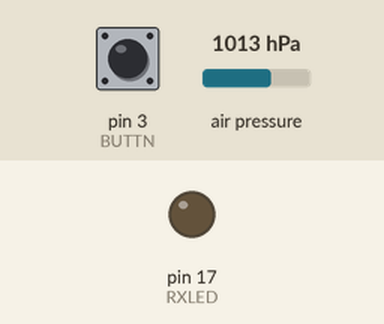
Simulated run of this sketch. Board: Arduino Uno, built with avr-gcc and run on an emulated ATmega328P. Shown: output pins drawn as LEDs (lit = HIGH). The test bench sets the inputs (shaded band); at power-on: pin 3 (BUTTN) HIGH, air pressure 1013 hPa. What the sketch prints to the serial monitor is not drawn.

Above: at 1.3 s.
1.4 s: pin 3 (BUTTN) pulled LOW for 0.15 s
At 2.5 s:
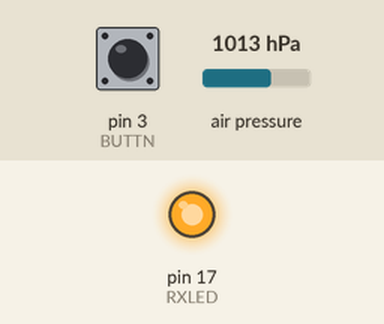
Timing chart, 0 to 4.4 s (numbered marks = the images above; inputs shaded):
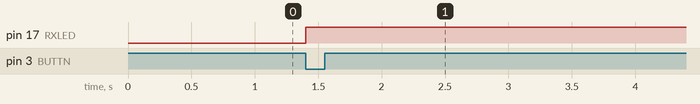

The sketch:

water-rocket.ino
```cpp
/*
 Name:		water-rocket.ino
 Created:	6/9/2019 6:08:29 PM
 Author:	Alexander Cheorny
 Board:		Arduino Pro Micro (Compact Arduino Leonardo)

 Description:

*/
/*#include <Wire.h>*/
#include <Adafruit_BMP280.h>
#include <SPI.h>
#include <EEPROM.h>


/*------Altimeter-Settings--------*/
#define BMP_CS 10
/*Adafruit_BMP280 bmp; // I2C*/
Adafruit_BMP280 bmp(BMP_CS); // Hardware SPI
/*Adafruit_BMP280 bmp(BMP_CS, BMP_MOSI, BMP_MISO, BMP_SCK); //Software SPI*/

/*------EEPROM--------------------*/
#define CFG_BEGIN 0
#define DATA_BEGIN 8
#define MAX_EEPROM_WCOUNT 100000

/*------LED-----------------------*/
#define RXLED 17

/*------Button-pin----------------*/

#define BUTTN 3

enum FlightMode {
	Standby		= 0, /* Just do nothing. */
	Prelaunch	= 1, /* To initialize prelaunch sequence. */
	Ascending	= 2, /* Inflight mode to rapid sensors poll. */
	Descending	= 4  /* Inflight mode to stop sensors poll and to write telemetry to EEPROM */
}FMode;

enum AltitudeMode {
	SeaLevel = 0,
	GroundLevel = 1
};

enum ActivationMode {
	OnReset		= 0,
	OnButton	= 1,
};

//TODO: Figure out needed data to store between launches. Need to adjust DATA_BEGIN on changes.
//Configuration structure to hold config data.
struct ConfigStr {
	FlightMode StartMode		: 1;	/* Typically Prelaunch or Standby.*/
	AltitudeMode AltMode		: 1;	/* See or Ground level.*/
	ActivationMode Activation	: 1;	/* Trigger prelaunch activation automatically on reset or on button press*/
	uint8_t Alignment			: 5;
	uint8_t LaunchCount;				/* Launch count. Up to 255! Just for pleasure and complacency.*/
	uint16_t ServiceData;				/* Basically info related to EEPROM write count to keep it healthy.*/
	float ReferencePressure;
} Config;

void PrintConfig(ConfigStr* cfg);

float ReferencePressure = 1013.25F;
float AltitudeReadings[250];

float last_altituted;
int index = 0;

void setup() {

	EEPROM.get(CFG_BEGIN, Config);
	if (Config.AltMode == AltitudeMode::GroundLevel) ReferencePressure = Config.ReferencePressure;

	if (Config.Activation == ActivationMode::OnButton) {
		pinMode(BUTTN, INPUT_PULLUP);
		attachInterrupt(digitalPinToInterrupt(BUTTN), ButtonClick, FALLING);
	}

	EEPROM.get(DATA_BEGIN, AltitudeReadings);

	pinMode(RXLED, OUTPUT);
	digitalWrite(RXLED, LOW);
	FMode = FlightMode::Standby;
	Serial.begin(115200);
	//while (!Serial);


	Serial.println(F("System Test:"));

	if (!bmp.begin()) {
		Serial.println(F("BMP-280: ERROR!"));
		Serial.println(F("\a\tCould not find a BMP-280 sensor, check wiring!"));
		while (true);
	} else {
		Serial.println(F("BMP-280: OK"));
	}

	PrintConfig(&Config);
	/*int command = Serial.read();*/

	/*switch (command)
	{
	case 1:
		break;
	}*/
	// Highest power consumption settings with hishest sampling rate and accuracy for altitude measurements
	for (int i = 0; i < 250; i++) {
		Serial.println(AltitudeReadings[i]);
	}

	bmp.begin();
	bmp.setSampling(
		Adafruit_BMP280::MODE_NORMAL,	// Operating Mode.
		Adafruit_BMP280::SAMPLING_X2,	// Temp. oversampling.
		Adafruit_BMP280::SAMPLING_X16,  // Pressure oversampling.
		Adafruit_BMP280::FILTER_X16,	// Filtering.
		Adafruit_BMP280::STANDBY_MS_1);	// Standby time.
	ReferencePressure = bmp.readPressure();
	last_altituted = bmp.readAltitude(ReferencePressure);
}

// The loop function runs over and over again until power down or reset
void loop() {

	if (FMode == FlightMode::Prelaunch)
	{
		if (bmp.readAltitude(ReferencePressure) - last_altituted > 0.45f)
		{
			last_altituted = bmp.readAltitude(ReferencePressure);
			FMode = FlightMode::Ascending;
			return;
		}
	}
	else if (FMode == FlightMode::Ascending)
	{
		AltitudeReadings[index] = bmp.readAltitude(ReferencePressure);

		if (last_altituted - AltitudeReadings[index] > 0.45f)
		{
			FMode = FlightMode::Descending;
		}

		last_altituted = AltitudeReadings[index];
		index++;
	}
	else if (FMode == FlightMode::Descending)
	{
		FMode = FlightMode::Standby;
		EEPROM.put(DATA_BEGIN, AltitudeReadings);
	}
}

void PrintConfig(ConfigStr* cfg)
{
	if (Serial) {
		Serial.print(F("Current Flight Mode:\t\t")); (cfg->StartMode == FlightMode::Standby) ? Serial.println(F("STANDBY")) : Serial.println(F("PRELAUNCH"));
		Serial.print(F("Current Altimeter Mode:\t\t")); (cfg->AltMode == AltitudeMode::SeaLevel) ? Serial.println(F("SEALEVEL")) : Serial.println(F("GROUNDLEVEL"));
		Serial.print(F("Total Launches Past:\t\t")); Serial.println(cfg->LaunchCount);
		Serial.print(F("Cuurent EEPROM Health:\t\t")); Serial.println(float((MAX_EEPROM_WCOUNT - cfg->ServiceData) / 1000));
	}
}

void ButtonClick() {
	FMode = FlightMode::Prelaunch;
	digitalWrite(RXLED, HIGH);
}
```

Measured:
- after the input at 1.4 s, pin 17 (RXLED): LOW → HIGH at once
